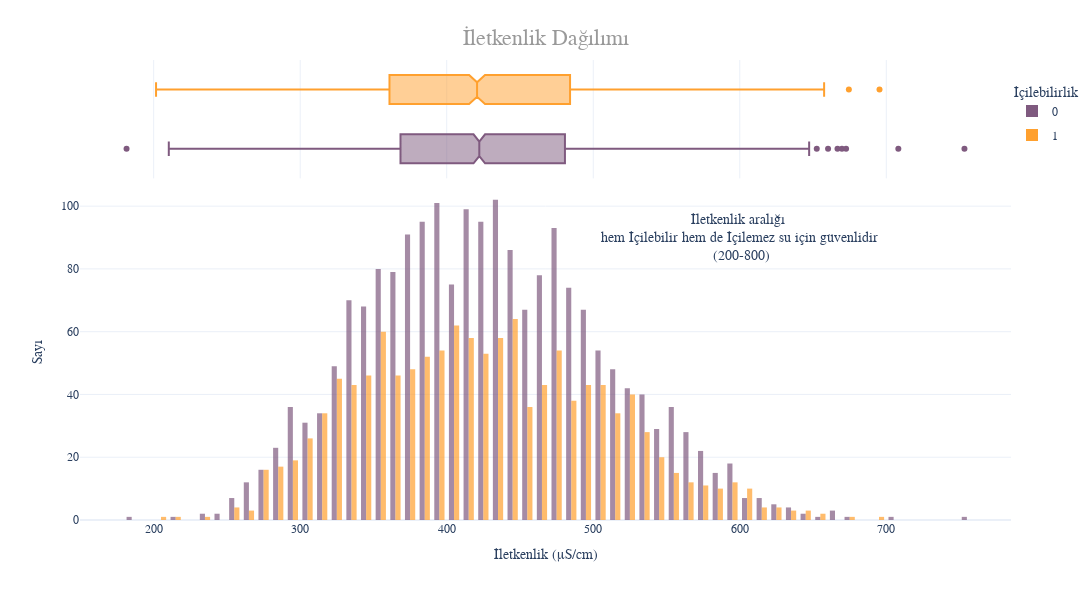

Notebook source saved alongside this figure:
### Markdown cell above
**Elektriksel iletkenlik,** suyun içinde bulunan minerallerin ve tuzların elektrik akımını taşıma kapasitesidir. İçilebilirlik açısından, yüksek iletkenlik genellikle suyun tadını veya kokusunu etkileyebilir, ancak belirli standartlara göre düşük seviyelerde olması tercih edilir.

### Code cell
fig = px.histogram(df,x='Elektriksel İletkenlik',y=Counter(df['Elektriksel İletkenlik']),color='İçilebilirlik',template='plotly_white',
                  marginal='box',opacity=0.7,nbins=100,color_discrete_sequence=[colors_purple[3],colors_orange[3]],
                  barmode='group',histfunc='count')

fig.add_annotation(text='İletkenlik aralığı <br> hem İçilebilir hem de İçilemez su için güvenlidir <br> (200-800)',
                   x=600, y=90, font=dict(size=14), showarrow=False)

fig.update_layout(
    font_family='poppins',
    title=dict(text='İletkenlik Dağılımı',x=0.5,y=0.95,
               font=dict(color=colors_gray[2],size=22)),
    xaxis_title_text='İletkenlik (μS/cm)',
    yaxis_title_text='Sayı',
    legend=dict(x=1,y=0.96,bordercolor=colors_gray[4],borderwidth=0,tracegroupgap=5),
    bargap=0.3,
    height=600,
    width=1500
)
fig.show()

### Figure 1 — Plotly figure (JSON) as saved in the notebook; plotly's stock layout.template omitted (floating-point values rounded to 4 significant figures; data arrays with more than 128 entries replaced by an {"elided": "..."} marker saying what was removed)
{"data": [{"alignmentgroup": "True", "bingroup": "x", "histfunc": "count", "hovertemplate": "İçilebilirlik=0<br>Elektriksel İletkenlik=%{x}<br>count=%{y}<extra></extra>", "legendgroup": "0", "marker": {"color": "#7F5A7F", "opacity": 0.7, "pattern": {"shape": ""}}, "name": "0", "nbinsx": 100, "offsetgroup": "0", "orientation": "v", "showlegend": true, "type": "histogram", "x": {"elided": "1998 float values"}, "xaxis": "x", "y": {"elided": "1998 int values"}, "yaxis": "y"}, {"alignmentgroup": "True", "hovertemplate": "İçilebilirlik=0<br>Elektriksel İletkenlik=%{x}<extra></extra>", "legendgroup": "0", "marker": {"color": "#7F5A7F"}, "name": "0", "notched": true, "offsetgroup": "0", "showlegend": false, "type": "box", "x": {"elided": "1998 float values"}, "xaxis": "x2", "yaxis": "y2"}, {"alignmentgroup": "True", "bingroup": "x", "histfunc": "count", "hovertemplate": "İçilebilirlik=1<br>Elektriksel İletkenlik=%{x}<br>count=%{y}<extra></extra>", "legendgroup": "1", "marker": {"color": "#FFA02E", "opacity": 0.7, "pattern": {"shape": ""}}, "name": "1", "nbinsx": 100, "offsetgroup": "1", "orientation": "v", "showlegend": true, "type": "histogram", "x": {"elided": "1278 float values"}, "xaxis": "x", "y": {"elided": "1278 int values"}, "yaxis": "y"}, {"alignmentgroup": "True", "hovertemplate": "İçilebilirlik=1<br>Elektriksel İletkenlik=%{x}<extra></extra>", "legendgroup": "1", "marker": {"color": "#FFA02E"}, "name": "1", "notched": true, "offsetgroup": "1", "showlegend": false, "type": "box", "x": {"elided": "1278 float values"}, "xaxis": "x2", "yaxis": "y2"}], "layout": {"annotations": [{"font": {"size": 14}, "showarrow": false, "text": "İletkenlik aralığı <br> hem İçilebilir hem de İçilemez su için güvenlidir <br> (200-800)", "x": 600, "y": 90}], "bargap": 0.3, "barmode": "group", "font": {"family": "poppins"}, "height": 600, "legend": {"bordercolor": "#555555", "borderwidth": 0, "title": {"text": "İçilebilirlik"}, "tracegroupgap": 5, "x": 1, "y": 0.96}, "margin": {"t": 60}, "title": {"font": {"color": "#999999", "size": 22}, "text": "İletkenlik Dağılımı", "x": 0.5, "y": 0.95}, "width": 1500, "xaxis": {"anchor": "y", "domain": [0, 1], "title": {"text": "İletkenlik (μS/cm)"}}, "xaxis2": {"anchor": "y2", "domain": [0, 1], "matches": "x", "showgrid": true, "showticklabels": false}, "yaxis": {"anchor": "x", "domain": [0, 0.7326], "title": {"text": "Sayı"}}, "yaxis2": {"anchor": "x2", "domain": [0.7426, 1], "matches": "y2", "showgrid": false, "showline": false, "showticklabels": false, "ticks": ""}}}
